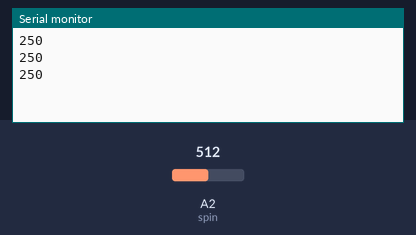
This sketch was run on a simulated Arduino Uno, built with avr-gcc and run on an emulated ATmega328P. Parts: the last lines printed to the serial monitor. The test bench sets the inputs (shaded band); at power-on: A2 (spin) = 512.

Above: at 1.3 s.
1.4 s: A2 (spin) set to 716
At 1.9 s:
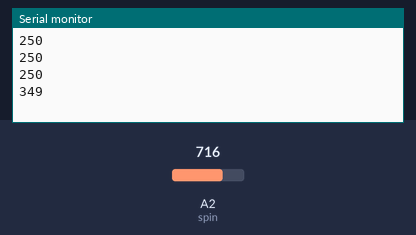
2.9 s: A2 (spin) set to 900
At 3.4 s:
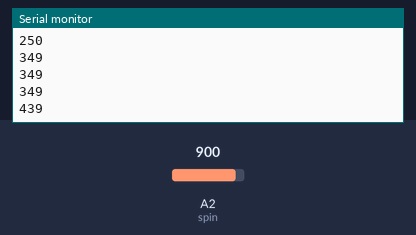
Timing chart, 0 to 5.9 s (numbered marks = the images above; inputs shaded):
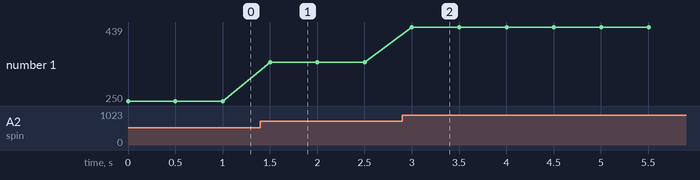

The sketch:

sketch_read_temp_SerialMoniter.ino
```cpp
int spin=A2;
void setup() {
  // put your setup code here, to run once:
Serial.begin(9600);
}

void loop() {
  // put your main code here, to run repeatedly:
int x=analogRead(spin);
float volt=float (x)*5/1023;
int temp=volt*100;
Serial.println(temp);
delay(500);
}
```

Measured:
- after the input at 1.4 s, the serial monitor: prints a new line after 0.10 s (image 1)
- after the input at 2.9 s, the serial monitor: prints a new line after 0.10 s (image 2)
- plotted number 1: 250 → 349 after the input at 1.4 s, 349 → 439 after the input at 2.9 s
